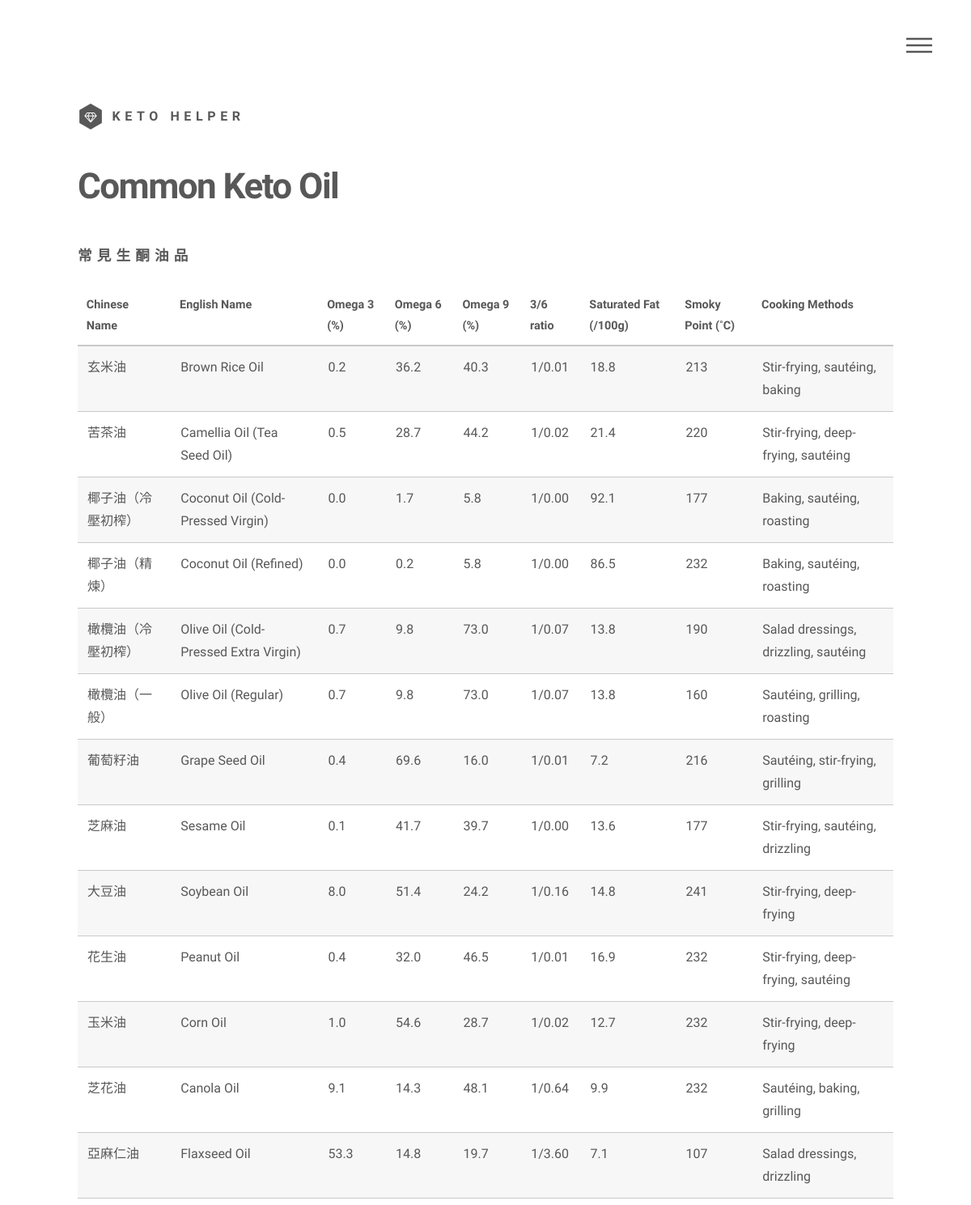
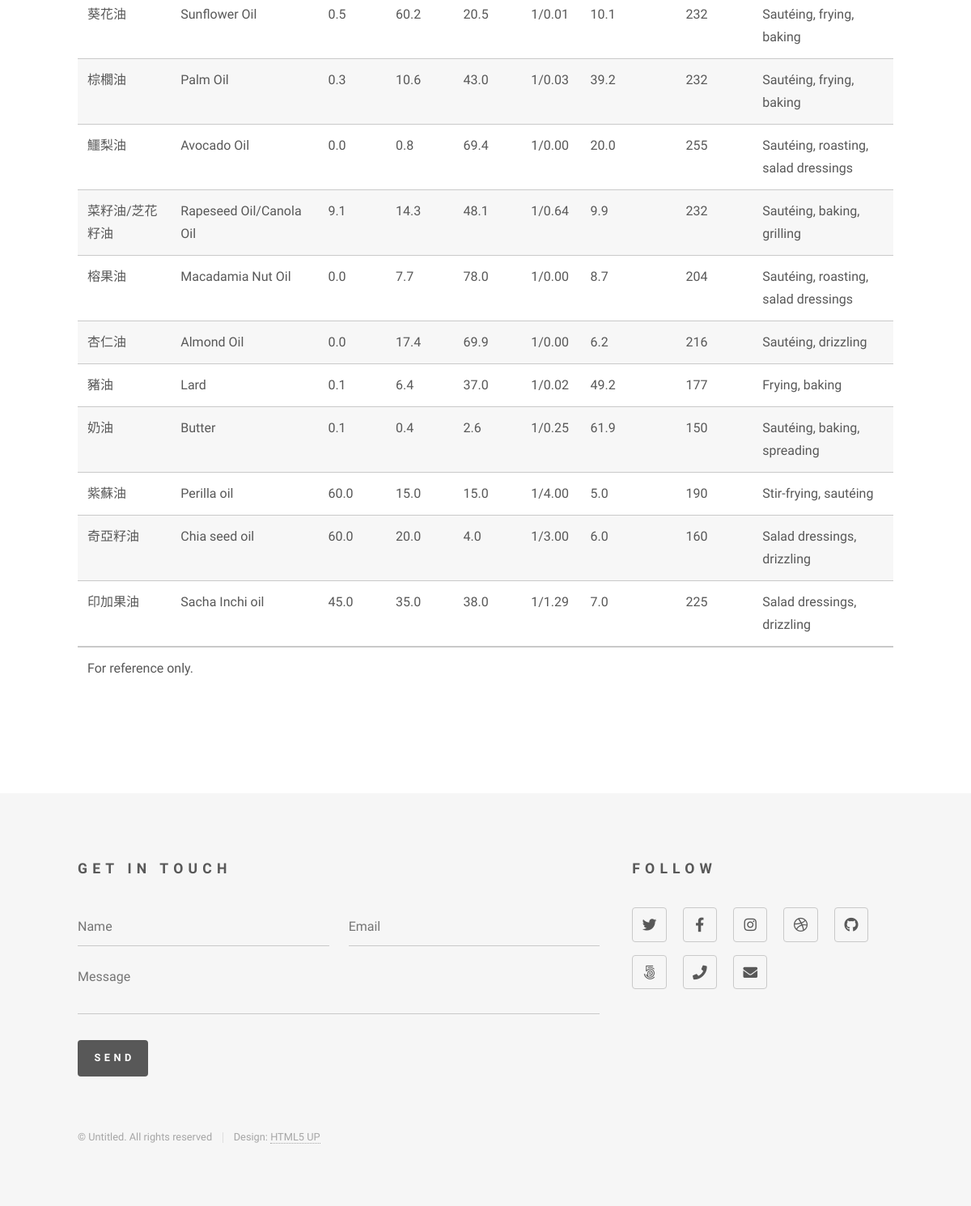
The page /oil-table on the database its author committed (2 pictures, top to bottom).
### main.py (models this page shows)
class Oil(db.Model):
    __tablename__ = 'oils'
    id = db.Column(db.Integer, primary_key=True)
    name_cn = db.Column(db.String(100), nullable=True)
    name_en = db.Column(db.String(100), nullable=True)
    omega3 = db.Column(db.Numeric(precision=5, scale=1), nullable=True)
    omega6 = db.Column(db.Numeric(precision=5, scale=1), nullable=True)
    omega9 = db.Column(db.Numeric(precision=5, scale=1), nullable=True)
    omega_ratio = db.Column(db.Integer, nullable=True)
    sat_fat = db.Column(db.Numeric(precision=5, scale=1), nullable=True)
    smoky_p = db.Column(db.Integer, nullable=True)
    cooking_m = db.Column(db.String(100), nullable=True)

### main.py (the view)
@app.route('/oil-table')
def oil():
    oils = Oil.query.all()
    return render_template('oil.html', oils=oils)

### main.py (called while the page is built)
@app.context_processor
def inject_nav():
    nav = [
        {
            'title': 'oil table',
            'description': 'The oil type',
            'url': 'oil-table',
            'img': 'oil.jpg'
        },
        {
            'title': 'sweetener table',
            'description': 'Sweetener table',
            'url': 'sweetener-table',
            'img': 'sweetener.jpg'
        },
        {
            'title': 'sweetener calculator',
            'description': 'Sweetener calculator',
            'url': 'sweetener-calculator',
            'img': 'sweetener-calculator.jpg'
        },
        {
            'title': 'powder table ',
            'description': 'powder calculator',
            'url': 'powder-table',
            'img': 'powder.jpg'
        }
    ]
    return {'nav': nav}

### templates/oil.html
{% include 'header.html' %}
<div id="main">
	<div class="inner">
		<h1>Common Keto Oil</h1>
		<section>
			<h2>常見生酮油品</h2>
			<div class="table-wrapper">
				<table>
					<thead>
						<tr>
							<th>Chinese Name</th>
							<th>English Name</th>
							<th>Omega 3 (%)</th>
							<th>Omega 6 (%)</th>
							<th>Omega 9 (%)</th>
							<th>3/6 ratio</th>
							<th>Saturated Fat (/100g)</th>
							<th>Smoky Point (˚C)</th>
							<th>Cooking Methods</th>
						</tr>
					</thead>
					<tbody>
						{% for oil in oils %}
						<tr>
							<td> {{ oil.name_cn }}</td>
							<td> {{ oil.name_en }} </td>
							<td> {{ oil.omega3 }} </td>
							<td> {{ oil.omega6 }} </td>
							<td> {{ oil.omega9 }} </td>
							<td> 1/{{ (oil.omega3 / oil.omega6) | round(2) }} </td>
							<td> {{ oil.sat_fat }} </td>
							<td> {{ oil.smoky_p }} </td>
							<td> {{ oil.cooking_m }} </td>
						</tr>
						{% endfor %}
					</tbody>
					<tfoot>
						<tr>
							<td colspan="12">For reference only.</td>
						</tr>
					</tfoot>
				</table>
			</div>
		</section>
	</div>
</div>
{% include 'footer.html' %}

### templates/header.html (shortened to what this page needs)
<!DOCTYPE HTML>
<html>
<head>
    <link rel="stylesheet" href="{{ url_for('static',filename='css/main.css')}}" type="text/css">
    <link rel="stylesheet" href="{{ url_for('static',filename='css/main.css')}}" type="text/css">
</head>
<body class="is-preload">
        <div id="wrapper">
                <header id="header">
                    <div class="inner">
                        <a href="{{ url_for('home')}}" class="logo">
                            <span class="symbol"><img src="{{ url_for('static',filename='images/logo.svg')}}" alt="" /></span><span class="title">KETO HELPER</span>
                        </a>
                        <nav>
                            <ul>
                                <li><a href="#menu">Meuunu</a></li>
                            </ul>
                        </nav>
                    </div>
                </header>

### templates/footer.html (shortened to what this page needs)
    <footer id="footer">
        <div class="inner">
            <section>
                <h2>Get in touch</h2>
                <form method="post" action="#">
                    <div class="fields">
                        <div class="field half">
                            <input type="text" name="name" id="name" placeholder="Name" />
                        </div>
                        <div class="field half">
                            <input type="email" name="email" id="email" placeholder="Email" />
                        </div>
                        <div class="field">
                            <textarea name="message" id="message" placeholder="Message"></textarea>
                        </div>
                    </div>
                    <ul class="actions">
                        <li><input type="submit" value="Send" class="primary" /></li>
                    </ul>
                </form>
            </section>
            <section>
                <h2>Follow</h2>
                <ul class="icons">
                    <li><a href="#" class="icon brands style2 fa-twitter"><span class="label">Twitter</span></a></li>
                    <li><a href="#" class="icon brands style2 fa-facebook-f"><span class="label">Facebook</span></a></li>
                    <li><a href="#" class="icon brands style2 fa-instagram"><span class="label">Instagram</span></a></li>
                    <li><a href="#" class="icon brands style2 fa-dribbble"><span class="label">Dribbble</span></a></li>
                    <li><a href="#" class="icon brands style2 fa-github"><span class="label">GitHub</span></a></li>
                    <li><a href="#" class="icon brands style2 fa-500px"><span class="label">500px</span></a></li>
                    <li><a href="#" class="icon solid style2 fa-phone"><span class="label">Phone</span></a></li>
                    <li><a href="#" class="icon solid style2 fa-envelope"><span class="label">Email</span></a></li>
                </ul>
            </section>
            <ul class="copyright">
                <li>&copy; Untitled. All rights reserved</li><li>Design: <a href="http://html5up.net">HTML5 UP</a></li>
            </ul>
        </div>
    </footer>
</div>
</body>
</html>

### rows shown on the page
Oil: name_cn "玄米油", name_en "Brown Rice Oil", omega3 "0.2", omega6 "36.2", omega9 "40.3", (oil.omega3/oil.omega6)|round(2) "0.01", sat_fat "18.8", smoky_p "213", cooking_m "Stir-frying, sautéing, baking"
Oil: name_cn "苦茶油", name_en "Camellia Oil (Tea Seed Oil)", omega3 "0.5", omega6 "28.7", omega9 "44.2", (oil.omega3/oil.omega6)|round(2) "0.02", sat_fat "21.4", smoky_p "220", cooking_m "Stir-frying, deep-frying, sautéing"
Oil: name_cn "椰子油（冷壓初榨）", name_en "Coconut Oil (Cold-Pressed Virgin)", omega3 "0.0", omega6 "1.7", omega9 "5.8", (oil.omega3/oil.omega6)|round(2) "0.00", sat_fat "92.1", smoky_p "177", cooking_m "Baking, sautéing, roasting"
Oil: name_cn "椰子油（精煉）", name_en "Coconut Oil (Refined)", omega3 "0.0", omega6 "0.2", omega9 "5.8", (oil.omega3/oil.omega6)|round(2) "0.00", sat_fat "86.5", smoky_p "232", cooking_m "Baking, sautéing, roasting"
Oil: name_cn "橄欖油（冷壓初榨）", name_en "Olive Oil (Cold-Pressed Extra Virgin)", omega3 "0.7", omega6 "9.8", omega9 "73.0", (oil.omega3/oil.omega6)|round(2) "0.07", sat_fat "13.8", smoky_p "190", cooking_m "Salad dressings, drizzling, sautéing"
Oil: name_cn "橄欖油（一般）", name_en "Olive Oil (Regular)", omega3 "0.7", omega6 "9.8", omega9 "73.0", (oil.omega3/oil.omega6)|round(2) "0.07", sat_fat "13.8", smoky_p "160", cooking_m "Sautéing, grilling, roasting"
Oil: name_cn "葡萄籽油", name_en "Grape Seed Oil", omega3 "0.4", omega6 "69.6", omega9 "16.0", (oil.omega3/oil.omega6)|round(2) "0.01", sat_fat "7.2", smoky_p "216", cooking_m "Sautéing, stir-frying, grilling"
Oil: name_cn "芝麻油", name_en "Sesame Oil", omega3 "0.1", omega6 "41.7", omega9 "39.7", (oil.omega3/oil.omega6)|round(2) "0.00", sat_fat "13.6", smoky_p "177", cooking_m "Stir-frying, sautéing, drizzling"
Oil: name_cn "大豆油", name_en "Soybean Oil", omega3 "8.0", omega6 "51.4", omega9 "24.2", (oil.omega3/oil.omega6)|round(2) "0.16", sat_fat "14.8", smoky_p "241", cooking_m "Stir-frying, deep-frying"
Oil: name_cn "花生油", name_en "Peanut Oil", omega3 "0.4", omega6 "32.0", omega9 "46.5", (oil.omega3/oil.omega6)|round(2) "0.01", sat_fat "16.9", smoky_p "232", cooking_m "Stir-frying, deep-frying, sautéing"
Oil: name_cn "玉米油", name_en "Corn Oil", omega3 "1.0", omega6 "54.6", omega9 "28.7", (oil.omega3/oil.omega6)|round(2) "0.02", sat_fat "12.7", smoky_p "232", cooking_m "Stir-frying, deep-frying"
Oil: name_cn "芝花油", name_en "Canola Oil", omega3 "9.1", omega6 "14.3", omega9 "48.1", (oil.omega3/oil.omega6)|round(2) "0.64", sat_fat "9.9", smoky_p "232", cooking_m "Sautéing, baking, grilling"
Oil: name_cn "亞麻仁油", name_en "Flaxseed Oil", omega3 "53.3", omega6 "14.8", omega9 "19.7", (oil.omega3/oil.omega6)|round(2) "3.60", sat_fat "7.1", smoky_p "107", cooking_m "Salad dressings, drizzling"
Oil: name_cn "葵花油", name_en "Sunflower Oil", omega3 "0.5", omega6 "60.2", omega9 "20.5", (oil.omega3/oil.omega6)|round(2) "0.01", sat_fat "10.1", smoky_p "232", cooking_m "Sautéing, frying, baking"
Oil: name_cn "棕櫚油", name_en "Palm Oil", omega3 "0.3", omega6 "10.6", omega9 "43.0", (oil.omega3/oil.omega6)|round(2) "0.03", sat_fat "39.2", smoky_p "232", cooking_m "Sautéing, frying, baking"
Oil: name_cn "鱷梨油", name_en "Avocado Oil", omega3 "0.0", omega6 "0.8", omega9 "69.4", (oil.omega3/oil.omega6)|round(2) "0.00", sat_fat "20.0", smoky_p "255", cooking_m "Sautéing, roasting, salad dressings"
Oil: name_cn "菜籽油/芝花籽油", name_en "Rapeseed Oil/Canola Oil", omega3 "9.1", omega6 "14.3", omega9 "48.1", (oil.omega3/oil.omega6)|round(2) "0.64", sat_fat "9.9", smoky_p "232", cooking_m "Sautéing, baking, grilling"
Oil: name_cn "榕果油", name_en "Macadamia Nut Oil", omega3 "0.0", omega6 "7.7", omega9 "78.0", (oil.omega3/oil.omega6)|round(2) "0.00", sat_fat "8.7", smoky_p "204", cooking_m "Sautéing, roasting, salad dressings"
Oil: name_cn "杏仁油", name_en "Almond Oil", omega3 "0.0", omega6 "17.4", omega9 "69.9", (oil.omega3/oil.omega6)|round(2) "0.00", sat_fat "6.2", smoky_p "216", cooking_m "Sautéing, drizzling"
Oil: name_cn "豬油", name_en "Lard", omega3 "0.1", omega6 "6.4", omega9 "37.0", (oil.omega3/oil.omega6)|round(2) "0.02", sat_fat "49.2", smoky_p "177", cooking_m "Frying, baking"
Oil: name_cn "奶油", name_en "Butter", omega3 "0.1", omega6 "0.4", omega9 "2.6", (oil.omega3/oil.omega6)|round(2) "0.25", sat_fat "61.9", smoky_p "150", cooking_m "Sautéing, baking, spreading"
Oil: name_cn "紫蘇油", name_en "Perilla oil", omega3 "60.0", omega6 "15.0", omega9 "15.0", (oil.omega3/oil.omega6)|round(2) "4.00", sat_fat "5.0", smoky_p "190", cooking_m "Stir-frying, sautéing"
Oil: name_cn "奇亞籽油", name_en "Chia seed oil", omega3 "60.0", omega6 "20.0", omega9 "4.0", (oil.omega3/oil.omega6)|round(2) "3.00", sat_fat "6.0", smoky_p "160", cooking_m "Salad dressings, drizzling"
Oil: name_cn "印加果油", name_en "Sacha Inchi oil", omega3 "45.0", omega6 "35.0", omega9 "38.0", (oil.omega3/oil.omega6)|round(2) "1.29", sat_fat "7.0", smoky_p "225", cooking_m "Salad dressings, drizzling"
